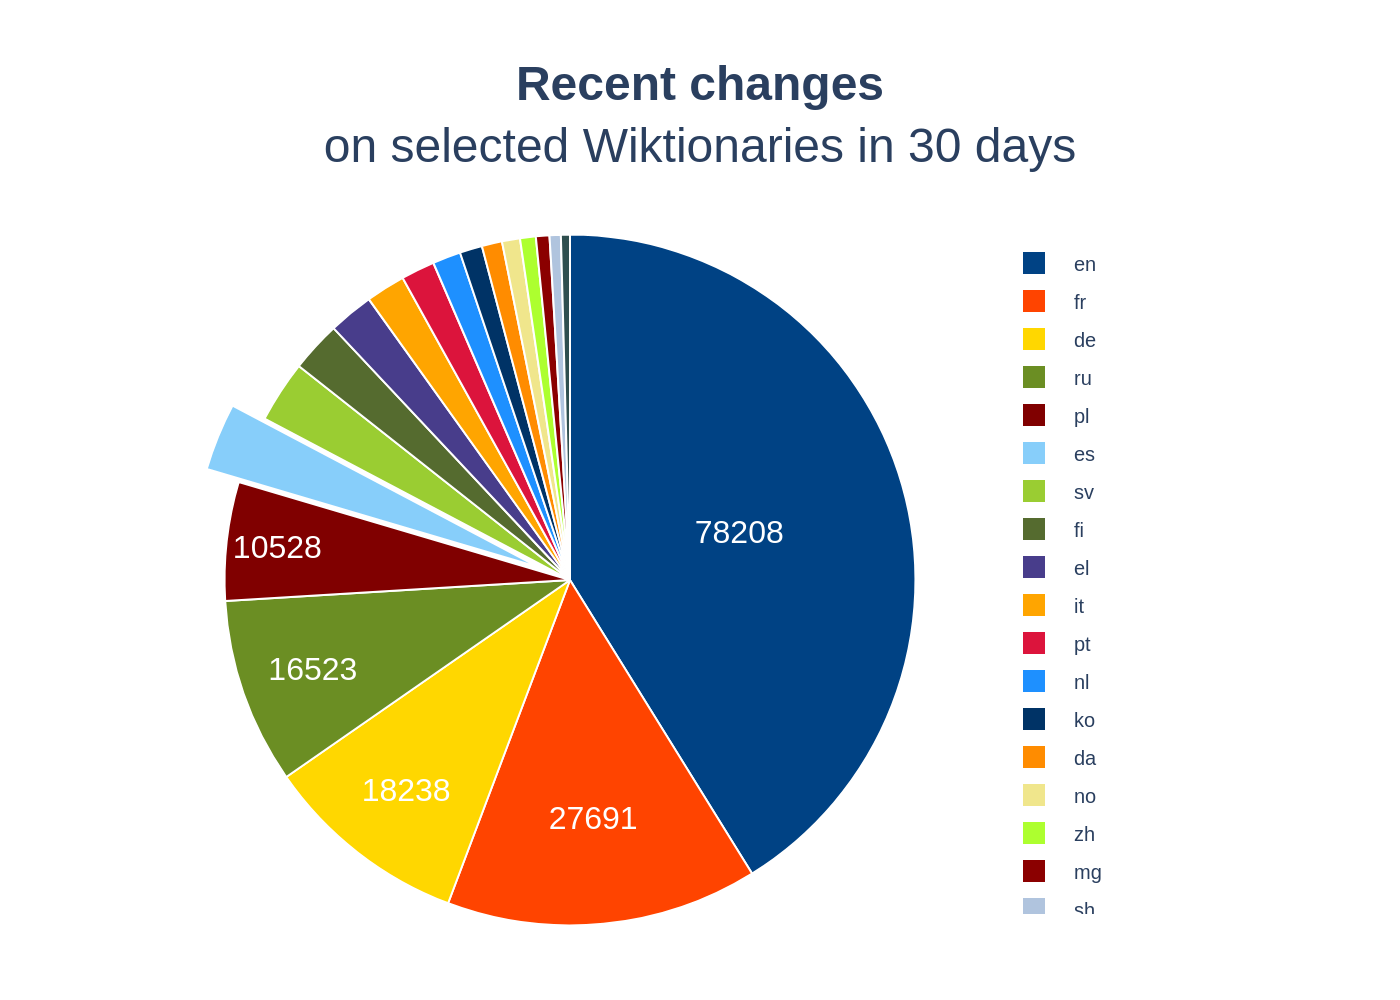

Generate this figure with Python:
import sys
import json
import os
import plotly.graph_objects as go

def main():
    """
    Main function to generate a chart from a JSON file.
    """
    if len(sys.argv) != 2:
        print("Usage: python recreate_chart.py <path_to_json_file>")
        sys.exit(1)

    json_path = sys.argv[1]

    try:
        with open(json_path, 'r', encoding='utf-8') as f:
            config = json.load(f)
    except FileNotFoundError:
        print(f"Error: The file '{json_path}' was not found.")
        sys.exit(1)
    except json.JSONDecodeError:
        print(f"Error: The file '{json_path}' is not a valid JSON.")
        sys.exit(1)

    chart_data = config.get('chart_data', [])
    texts = config.get('texts', {})
    colors = config.get('colors', [])

    labels = [item['category'] for item in chart_data]
    values = [item['value'] for item in chart_data]

    # The original chart only shows values for the 5 largest slices.
    # The smallest of these is 10528.
    text_labels = [f"{v}" if v >= 10528 else "" for v in values]
    
    # The 'es' slice (6th in our data) is exploded.
    pull_values = [0] * len(labels)
    try:
        es_index = labels.index('es')
        pull_values[es_index] = 0.1
    except ValueError:
        # 'es' not in labels, do nothing.
        pass

    fig = go.Figure(data=[go.Pie(
        labels=labels,
        values=values,
        marker=dict(colors=colors, line=dict(color='#FFFFFF', width=1)),
        hoverinfo='label+percent+value',
        text=text_labels,
        textinfo='text',
        insidetextfont=dict(family="Arial", size=16, color='white'),
        sort=False,
        direction='clockwise',
        pull=pull_values
    )])

    title_text = f"<b>{texts.get('title', '')}</b><br>{texts.get('subtitle', '')}"

    fig.update_layout(
        title_text=title_text,
        title_x=0.5,
        title_font=dict(family="Arial", size=24),
        font=dict(family="Arial"),
        showlegend=True,
        legend=dict(
            x=0.9,
            y=0.95,
            xanchor='left',
            yanchor='top',
            font=dict(size=10)
        ),
        margin=dict(l=20, r=150, t=100, b=20)
    )

    base_filename = os.path.splitext(os.path.basename(json_path))[0]
    output_filename = f"{base_filename}.png"

    try:
        fig.write_image(output_filename, scale=2)
        print(f"Chart successfully saved to '{output_filename}'")
    except Exception as e:
        print(f"Error saving image: {e}")
        sys.exit(1)

if __name__ == "__main__":
    # Removed the 'no function definitions' constraint as a single main() function
    # is standard practice for script organization and readability.
    # The core logic remains a simple, sequential script.
    main()
